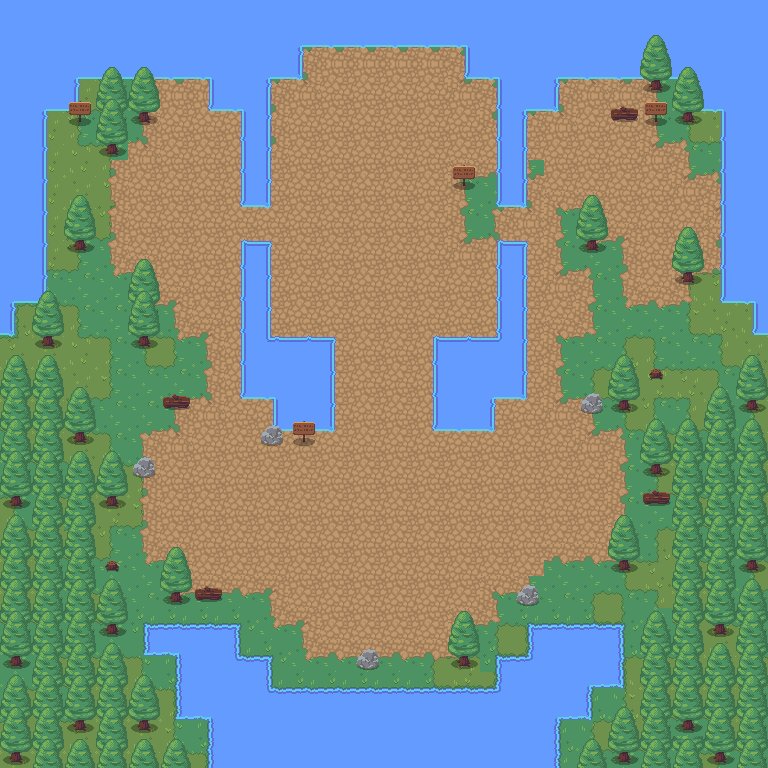

Rendered tile map (Tiled .tmx) drawn with the repository's tilesets; below, a short description and the map source with its tile grids summarised:
An orthogonal 24x24 tile map with 32x32 px tiles, 6 tile layers (grass-base, grass-wateredge, l-grass-base, sandstone-base, ...), 2 tilesets.

<map version="1.9" tiledversion="1.9.1" orientation="orthogonal" renderorder="right-down" width="24" height="24" tilewidth="32" tileheight="32" infinite="0" nextlayerid="9" nextobjectid="1">
 <tileset firstgid="1" source="Nature RGB.tsx" />
 <tileset firstgid="181" source="Fall RGB.tsx" />
 <layer id="1" name="grass-base" width="24" height="24">
  <data>[576 cells, 576 non-empty, 2 distinct tile ids]</data>
 </layer>
 <layer id="8" name="grass-wateredge" width="24" height="24">
  <data>[576 cells, 59 non-empty, 12 distinct tile ids]</data>
 </layer>
 <layer id="6" name="l-grass-base" width="24" height="24">
  <data>[576 cells, 216 non-empty, 15 distinct tile ids]</data>
 </layer>
 <layer id="2" name="sandstone-base" width="24" height="24">
  <data>[576 cells, 304 non-empty, 15 distinct tile ids]</data>
 </layer>
 <layer id="3" name="rivers-above" width="24" height="24">
  <data>[576 cells, 162 non-empty, 14 distinct tile ids]</data>
 </layer>
 <layer id="4" name="trees-above" width="24" height="24">
  <data>[576 cells, 139 non-empty, 7 distinct tile ids]</data>
 </layer>
</map>
